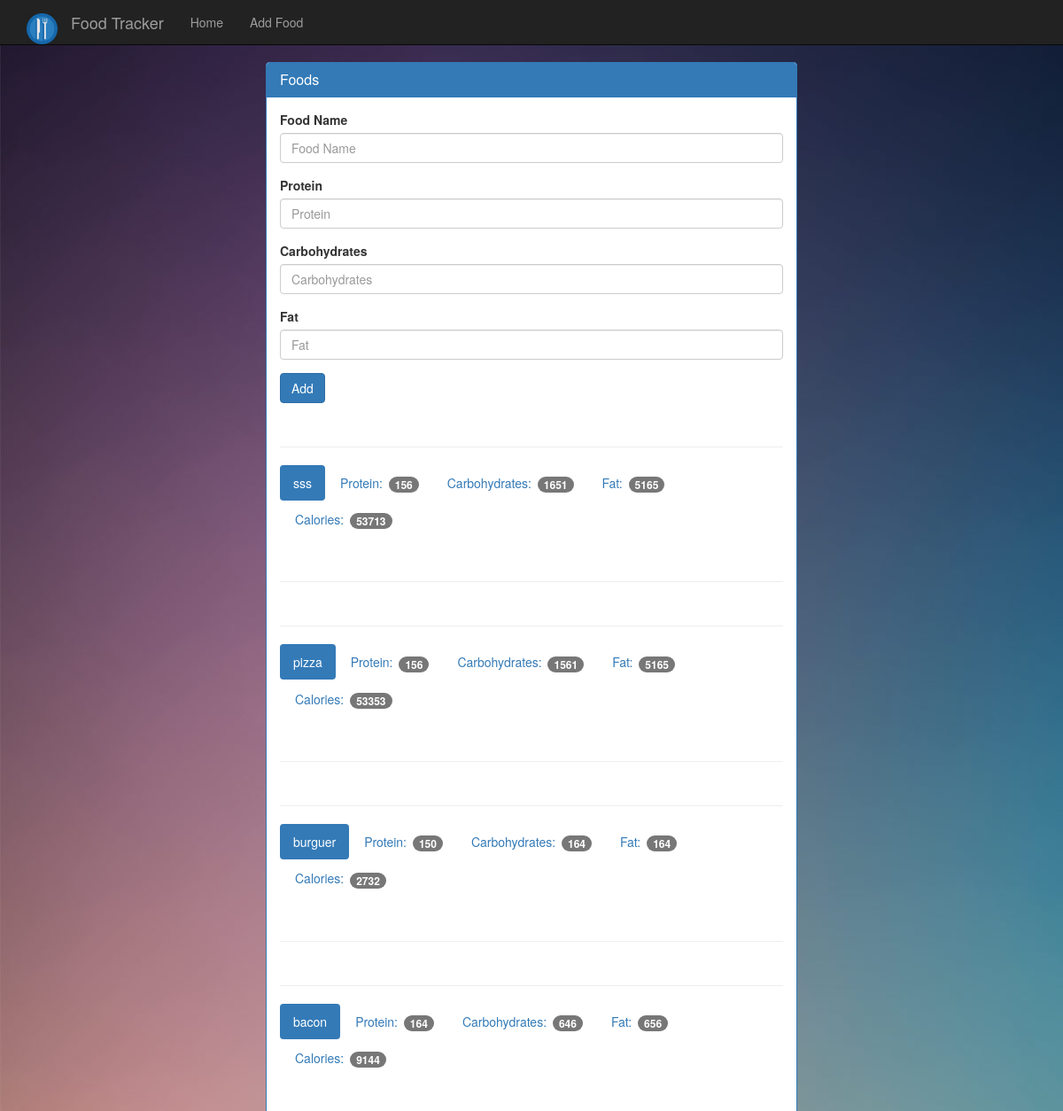
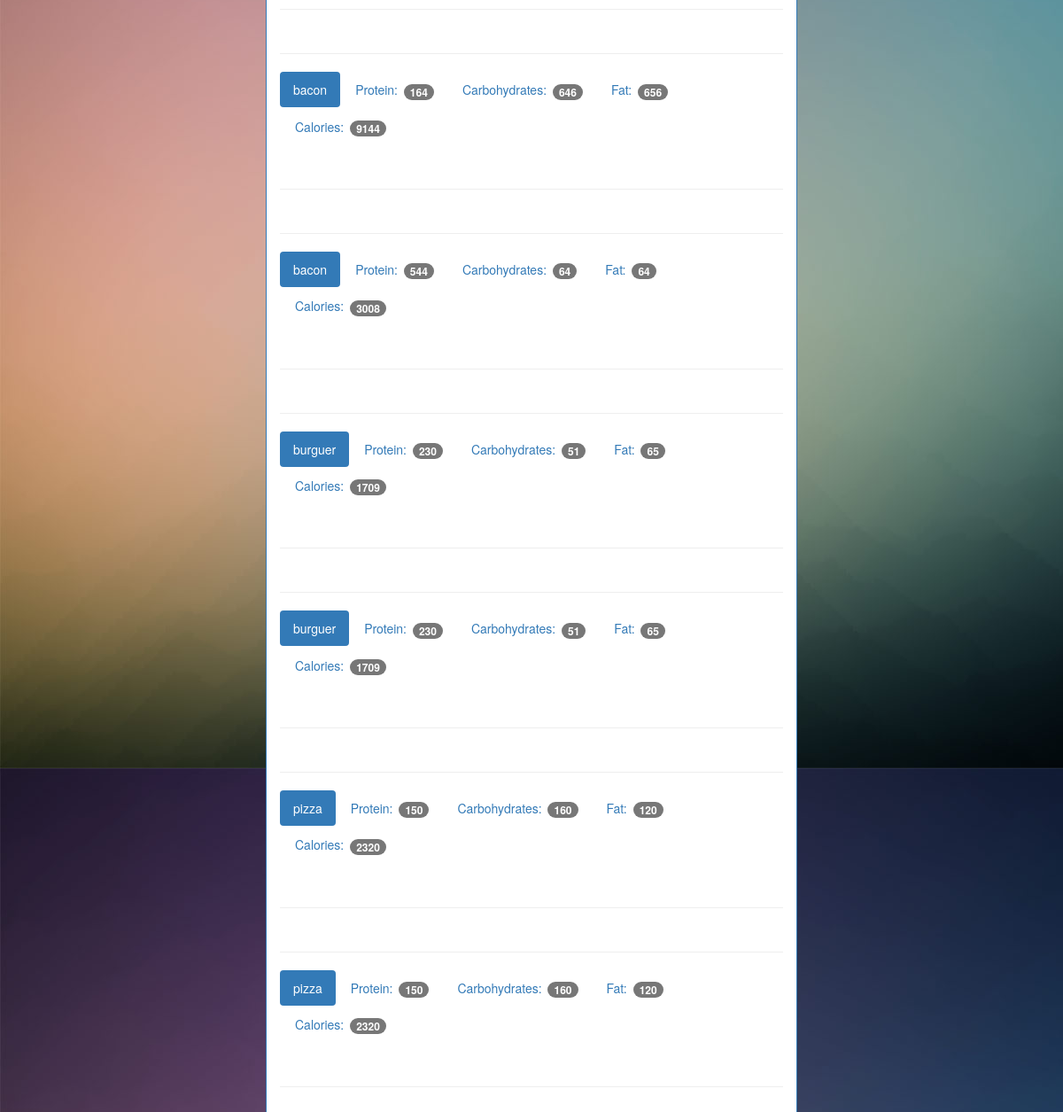
The app's page /food with its own data (2 pictures, top to bottom).
### tables this page shows
CREATE TABLE food (
    id integer primary key autoincrement,
    name text not null,
    protein integer not null,
    carbohydrates integer not null,
    fat integer not null,
    calories integer not null
);

### app.py (the view, shortened to what this page needs)
@app.route("/food", methods=["GET", "POST"])
def food():
    db = get_db()
    cur = db.execute("select name, protein, carbohydrates, fat, calories from food")
    result = cur.fetchall()
    return render_template("add_food.html", result = result)

### app.py (called while the page is built)
def connect_db():
    sql = sqlite3.connect(database)
    sql.row_factory = sqlite3.Row
    return sql

def get_db():
    if not hasattr(g, "sqlite3_db"):
        g.sqlite_db = connect_db()
    return g.sqlite_db

### templates/add_food.html (shortened to what this page needs)
<!DOCTYPE html>
<html lang="en">
  <head>
    <link href="{{ url_for('static', filename='bootstrap.min.css') }}" rel="stylesheet">
    <link href="{{ url_for('static', filename='theme.css') }}" rel="stylesheet">
  </head>
  <body>
    <nav class="navbar navbar-inverse navbar-fixed-top">
      <div class="container">
        <div class="navbar-header">
          <a class="navbar-brand" href="{{ url_for("index") }}"><img  align="top" width="35" height="35" src="{{url_for("static",filename="img/logo.png")}}" alt="Food Tracker"></a>
          <a class="navbar-brand" href="{{ url_for("index") }}">Food Tracker</a>
        </div>
        <div id="navbar" class="navbar-collapse collapse">
          <ul class="nav navbar-nav">
            <li><a href="{{ url_for("index") }}">Home</a></li>
            <li><a href="{{ url_for("food") }}">Add Food</a></li>
          </ul>
        </div>
      </div>
    </nav>
    <div class="container theme-showcase col-sm-6 col-sm-offset-3" role="main">
      <div class="row">
        <div>
          <div class="panel panel-primary">
            <div class="panel-heading">
              <h3 class="panel-title">Foods</h3>
            </div>
            <div class="panel-body">
              <form method="POST" action="{{ url_for('food') }}">
                <div class="form-group">
                  <label for="food-name">Food Name</label>
                  <input type="text" class="form-control" id="food-name" name="food-name" placeholder="Food Name">
                </div>
                <div class="form-group">
                  <label for="protein">Protein</label>
                  <input type="number" class="form-control" id="protein" name="protein" placeholder="Protein">
                </div>
                <div class="form-group">
                  <label for="carbohydrates">Carbohydrates</label>
                  <input type="number" class="form-control" id="carbohydrates" name="carbohydrates" placeholder="Carbohydrates">
                </div>
                <div class="form-group">
                  <label for="fat">Fat</label>
                  <input type="number" class="form-control" id="fat" name="fat" placeholder="Fat">
                </div>
                <button type="submit" class="btn btn-primary">Add</button>
              </form>
              {% for food in result %}
              <div class="page-header"></div>
              <ul class="nav nav-pills" role="tablist">
                <li class="active"><a>{{ food.name }}</a></li>
                <li><a>Protein: <span class="badge">{{ food.protein }}</span></a></li>
                <li><a>Carbohydrates: <span class="badge">{{ food.carbohydrates }}</span></a></li>
                <li><a>Fat: <span class="badge">{{ food.fat }}</span></a></li>
                <li><a>Calories: <span class="badge">{{ food.calories }}</span></a></li>
              </ul>
              <div class="page-header"></div>
              {% endfor %}
            </div>
          </div>
        </div>
      </div>
    </div>
  </body>
</html>

### static/theme.css (style rules this page uses)
body { padding-top: 70px; padding-bottom: 30px; background-image: url(./img/bg.jpg); }

### records on screen
food: name "sss", protein "156", carbohydrates "1651", fat "5165", calories "53713"
food: name "pizza", protein "156", carbohydrates "1561", fat "5165", calories "53353"
food: name "burguer", protein "150", carbohydrates "164", fat "164", calories "2732"
food: name "bacon", protein "164", carbohydrates "646", fat "656", calories "9144"
food: name "bacon", protein "164", carbohydrates "646", fat "656", calories "9144"
food: name "bacon", protein "544", carbohydrates "64", fat "64", calories "3008"
food: name "burguer", protein "230", carbohydrates "51", fat "65", calories "1709"
food: name "burguer", protein "230", carbohydrates "51", fat "65", calories "1709"
food: name "pizza", protein "150", carbohydrates "160", fat "120", calories "2320"
food: name "pizza", protein "150", carbohydrates "160", fat "120", calories "2320"
